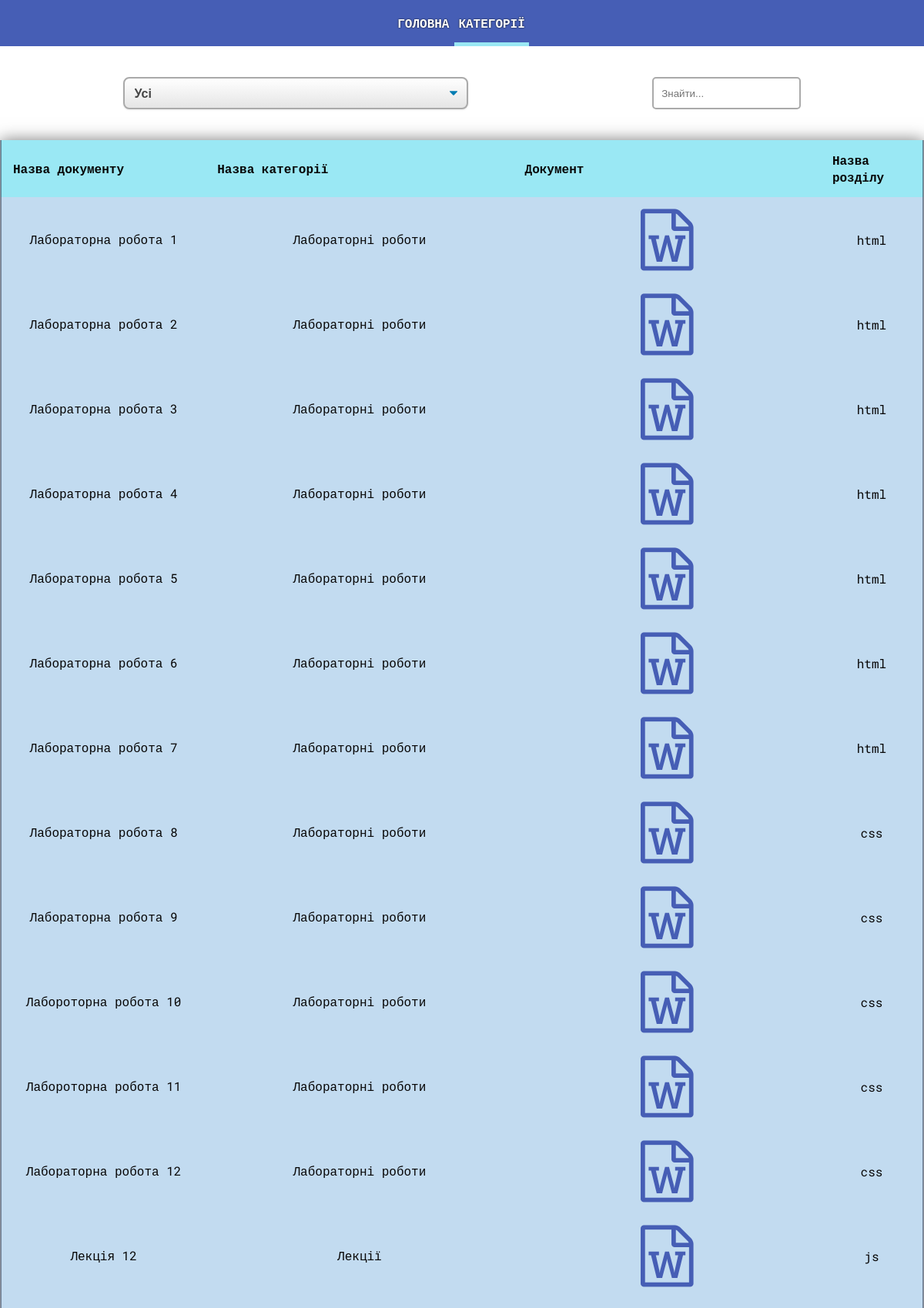
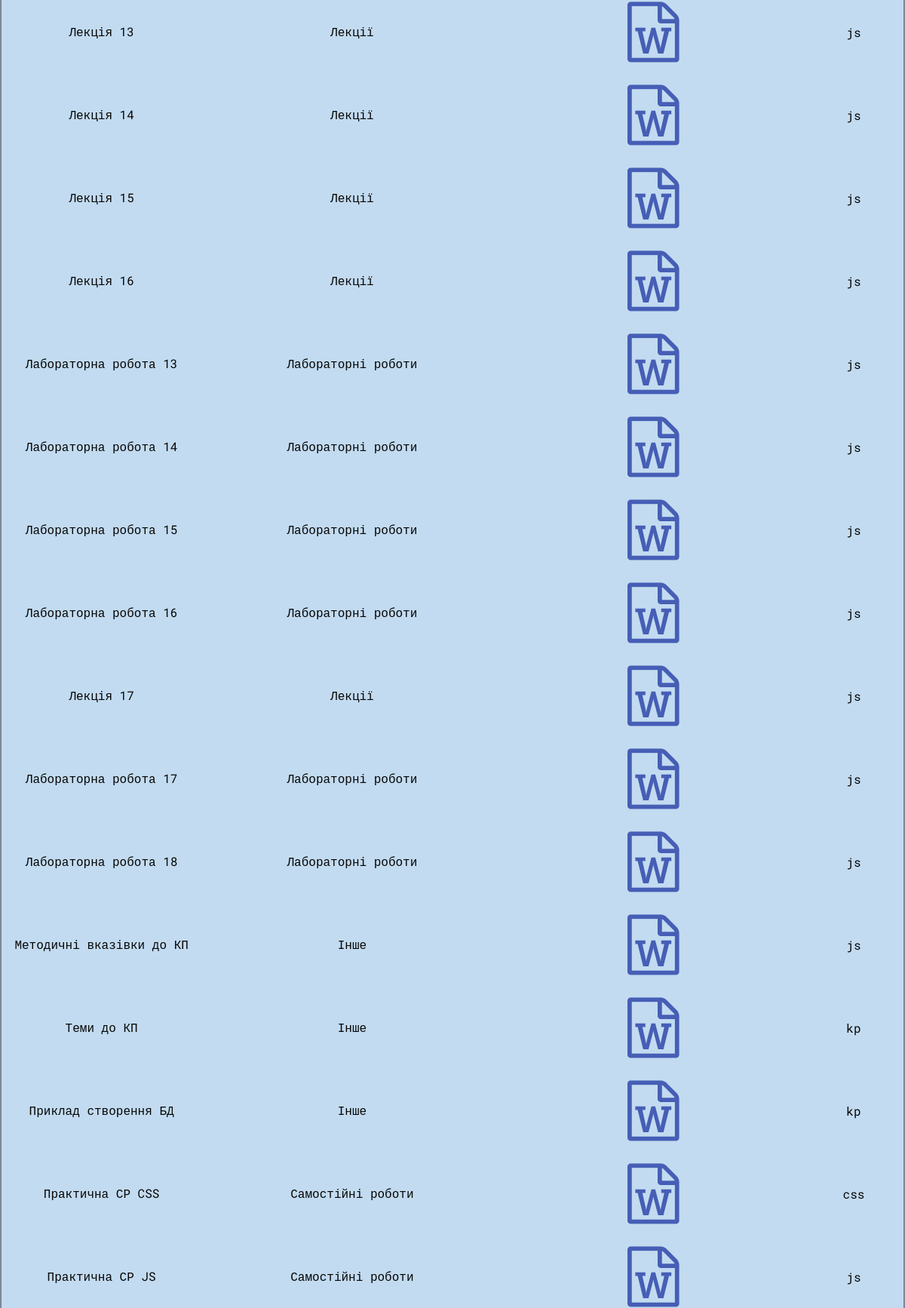
Screenshot of /catalog.php (upper part) with the database file from the repository (2 pictures, top to bottom).
### tables this page shows
CREATE TABLE `docs` (
  `id_doc` int(11) NOT NULL,
  `name` text NOT NULL,
  `document` mediumtext NOT NULL,
  `id_theam` int(11) NOT NULL,
  `id_cat` int(11) NOT NULL
);

CREATE TABLE `category` (
  `id_cat` int(11) NOT NULL,
  `category` text NOT NULL
);

CREATE TABLE `theams` (
  `id_theam` int(11) NOT NULL,
  `name` text NOT NULL
);

### catalog.php (the view, shortened to what this page needs)
<?php
require_once "connect.php";
?>
<!DOCTYPE html>
<html lang="ru">
<head>
	<link rel="stylesheet" href="styles\style.css">
	<link rel="stylesheet" href="https://maxcdn.bootstrapcdn.com/font-awesome/4.5.0/css/font-awesome.min.css">
</head>
<body>
	<div class="navigation">
		<div class="n-n">
			<a href="index.php"><div class="naw">ГОЛОВНА</div></a>
			<div class="naw" id="glav"><span id="opa">КАТЕГОРІЇ</div></a>
		</div>
	</div>
	<div class ="tools">
		<select class="aboba" id="demo" name="demo" onchange="select()">
				<option  value="all">Усі</option>
			</select>
		<input  id="search-text" onkeyup="tableSearch()" type="text" placeholder="Знайти...">
	</div>
	<div class="catrgory-cont">
		<table id ="t_all" style="display: block;">
			<thead>
				<tr>
					<th id="z0">Назва документу</th>
					<th id="z1">Назва категорії</th>
					<th id="z2">Документ</th>
					<th id="z3">Назва розділу</th>
				</tr>
			</thead>
			<?php
				$sql = "SELECT * FROM `docs` WHERE 1";
				$result = $mysqli->query($sql);
					while ($row = $result->fetch_object()) {
						$id = $row->id_doc;
						$name = $row->name;
						$theam =$row->id_theam;
						$id_cat = $row->id_cat;
					$sqli ="SELECT * FROM `theams` where `id_theam` ='$theam'";
					$res = $mysqli->query($sqli);
					while ($r = $res->fetch_object()) {
						$theam_name = $r->name;
					}
					$sqli ="SELECT * FROM `category` where `id_cat` ='$id_cat'";
					$res = $mysqli->query($sqli);
					while ($r = $res->fetch_object()) {
						$cat_name = $r->category;
					}
				echo "<tr>
					<td>".$name."</td>
					<td>".$cat_name."</td>
					<td>
					<a href = 'document.php?id=".$id."'>
						<span><i id ='dd' class = 'fa fa-file-word-o fa-5x'></i></span>
					</a>
					</td>
					<td>
						".$theam_name ."
					</td>
					</tr>";
				}
			?>
		</table>
	</div>
</body>
</html>

### styles/style.css (style rules this page uses)
* { box-sizing: border-box; }
html { min-height: 100vh; }
body { padding: 0px; margin: 0px; color: rgba(15, 10, 10, 0.781); font-family: 'Roboto Mono', monospace; display: flex; flex-direction: column; }
.n-n a { text-decoration: none; color: white; height: 100%; width: 100%; }
#glav { position: relative; border-bottom: 5px solid rgb(154, 232, 244); }
#opa { position: relative; top: 2.5px; }
.navigation { height: 60px; padding-left: 40px; padding-right: 40px; width: 100%; background: rgba(70, 94, 181, 1); display: flex; flex-direction: row; align-items: center; justify-content: center; position: -webkit-sticky; position: sticky; top: -1px; z-index: 1000; }
.n-n { color: white; text-shadow: 0 0 2px black; height: 60px; display: flex; flex-direction: row; align-items: center; justify-content: flex-start; }
.naw { height: 100%; margin-right: 5%; width: auto; display: flex; align-items: center; justify-content: center; cursor: pointer; padding: 5px; font-weight: 600; }
.fa-file-word-o { text-align: center; height: 60%; color: rgba(255, 255, 255, 0.904); }
table { width: 100%; text-align: center; }
#z0 { width: 20%; }
#z1 { width: 30%; }
#z2 { width: 30%; }
#z3 { width: 10%; }
table { margin: 0px; padding: 0px; width: 100%; border-collapse: collapse; overflow: hidden; box-shadow: 0 0 20px rgba(0, 0, 0, 0.521); ; }
th, td { align-items: center; padding: 15px; background-color: rgba(255, 255, 255, 0.2); color: rgb(7, 6, 6); cursor: pointer; }
th { text-align: left; }
thead { border-right: 2px solid rgba(13, 24, 46, 0.479); border-left: 2px solid rgba(13, 24, 46, 0.479); text-align: center; }
thead th { background-color:rgba(154, 232, 244, 1); }
.aboba { display: block; font-size: 16px; font-family: sans-serif; font-weight: 700; color: #444; line-height: 1.3; padding: .6em 1.4em .5em .8em; width: 100%; max-width:40%; box-sizing: border-box; margin: 0; border: 2px solid #aaa; box-shadow: 0 1px 0 1px rgba(0,0,0,.04); border-radius: .5em; -moz-appearance: none; -webkit-appearance: none; appearance: none; background-color: #fff; background-repeat: no-repeat, repeat; background-position: right .7em top 50%, 0 0; background-size: .65em auto, 100%; }
input { max-width: 100%; height: 42px; padding-left: 10px; border: 2px solid #aaa; border-radius: 5px; outline: none; background: #ffffff; color: #050505; }
.tools { flex: 1 0 auto; display: flex; flex-direction: row; justify-content: space-around; padding: 40px; }
#dd { color:rgba(70, 94, 181, 1) }

### rows the page displays
docs: name "Лабораторна робота 1", id_cat.category "Лабораторні роботи", id_theam.name "html"
docs: name "Лабораторна робота 2", id_cat.category "Лабораторні роботи", id_theam.name "html"
docs: name "Лабораторна робота 3", id_cat.category "Лабораторні роботи", id_theam.name "html"
docs: name "Лабораторна робота 4", id_cat.category "Лабораторні роботи", id_theam.name "html"
docs: name "Лабораторна робота 5", id_cat.category "Лабораторні роботи", id_theam.name "html"
docs: name "Лабораторна робота 6", id_cat.category "Лабораторні роботи", id_theam.name "html"
docs: name "Лабораторна робота 7", id_cat.category "Лабораторні роботи", id_theam.name "html"
docs: name "Лабораторна робота 8", id_cat.category "Лабораторні роботи", id_theam.name "css"
docs: name "Лабораторна робота 9", id_cat.category "Лабораторні роботи", id_theam.name "css"
docs: name "Лабороторна робота 10", id_cat.category "Лабораторні роботи", id_theam.name "css"
docs: name "Лабороторна робота 11", id_cat.category "Лабораторні роботи", id_theam.name "css"
docs: name "Лабораторна робота 12", id_cat.category "Лабораторні роботи", id_theam.name "css"
docs: name "Лекція 12", id_cat.category "Лекції", id_theam.name "js"
docs: name "Лекція 13", id_cat.category "Лекції", id_theam.name "js"
docs: name "Лекція 14", id_cat.category "Лекції", id_theam.name "js"
docs: name "Лекція 15", id_cat.category "Лекції", id_theam.name "js"
docs: name "Лекція 16", id_cat.category "Лекції", id_theam.name "js"
docs: name "Лабораторна робота 13", id_cat.category "Лабораторні роботи", id_theam.name "js"
docs: name "Лабораторна робота 14", id_cat.category "Лабораторні роботи", id_theam.name "js"
docs: name "Лабораторна робота 15", id_cat.category "Лабораторні роботи", id_theam.name "js"
docs: name "Лабораторна робота 16", id_cat.category "Лабораторні роботи", id_theam.name "js"
docs: name "Лекція 17", id_cat.category "Лекції", id_theam.name "js"
docs: name "Лабораторна робота 17", id_cat.category "Лабораторні роботи", id_theam.name "js"
docs: name "Лабораторна робота 18", id_cat.category "Лабораторні роботи", id_theam.name "js"
docs: name "Методичні вказівки до КП", id_cat.category "Інше", id_theam.name "js"
docs: name "Теми до КП", id_cat.category "Інше", id_theam.name "kp"
docs: name "Приклад створення БД", id_cat.category "Інше", id_theam.name "kp"
docs: name "Практична СР CSS", id_cat.category "Самостійні роботи", id_theam.name "css"
docs: name "Практична СР JS", id_cat.category "Самостійні роботи", id_theam.name "js"
